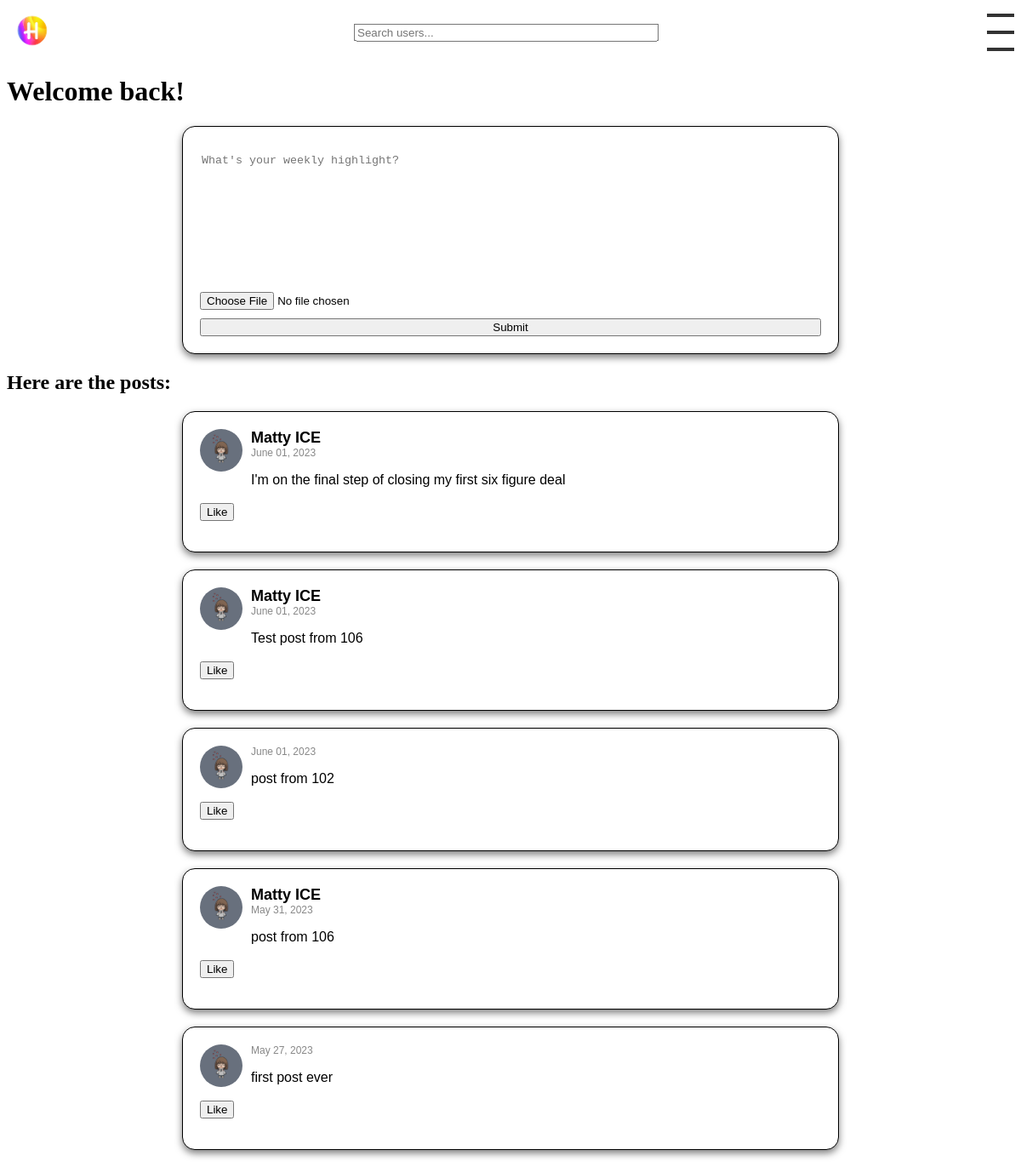
The app's page / (signed in), older data.
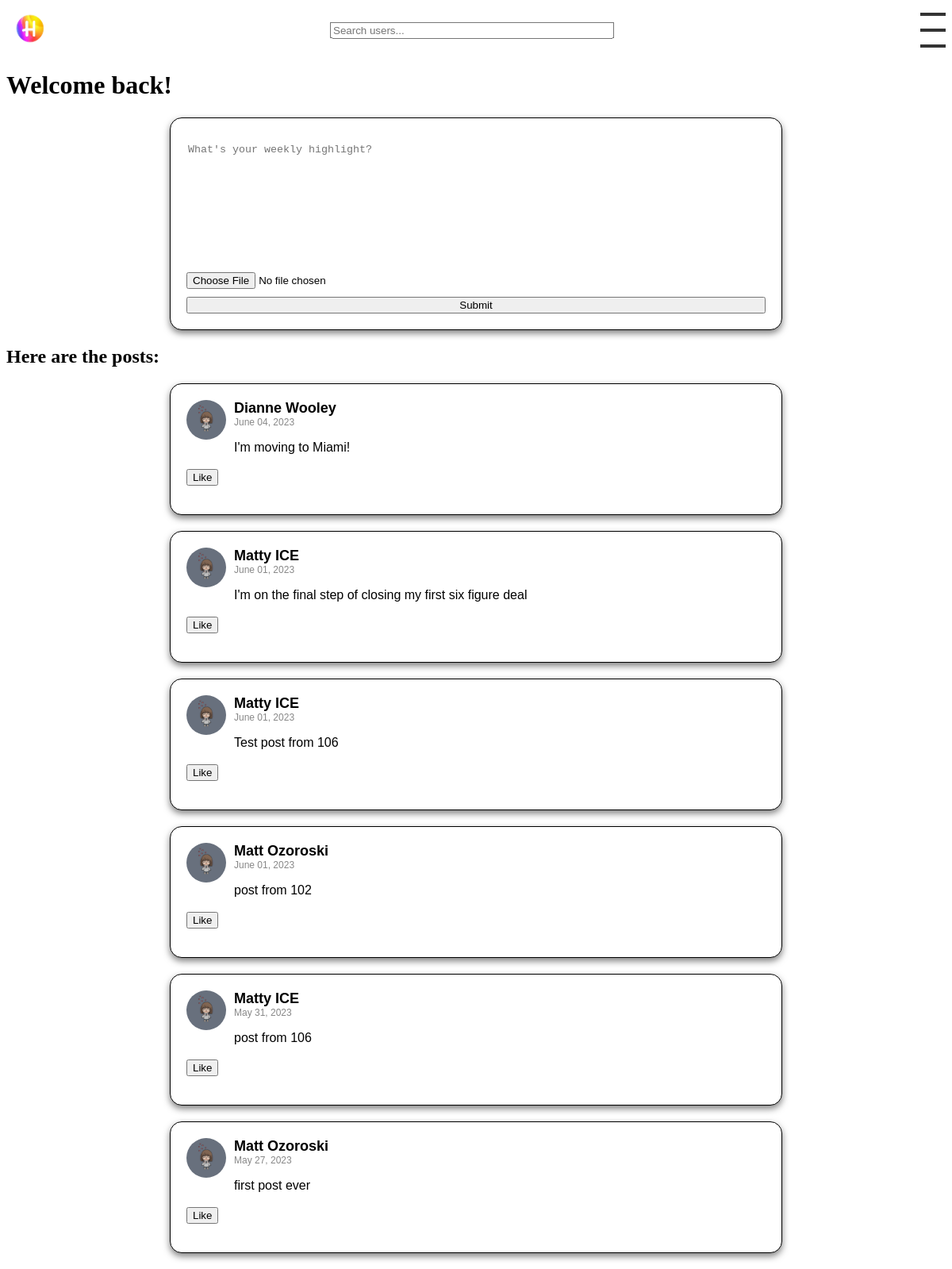
The same page, newer data.
### posts/models.py (models this page shows, shortened)
class Post(models.Model):
    user = models.ForeignKey(User, on_delete=models.CASCADE, related_name='posts')
    text = models.TextField()
    image = models.ImageField(upload_to='images/', blank=True, null=True)
    likes = models.ManyToManyField(User, related_name='likes', blank=True)
    created_at = models.DateTimeField(auto_now_add=True)

class Profile(models.Model):
    user = models.OneToOneField(User, on_delete=models.CASCADE)
    image = models.ImageField(upload_to='profile_pics/', default='profile_pics/ProfilePic.jpg', blank=True)
    location = models.CharField(max_length=30, blank=True)
    bio = models.TextField(blank=True)
    friends = models.ManyToManyField("self")

### posts/views.py (the view)
# urls.py: 2. Add a URL to urlpatterns:  path('', views.home, name='home')
def home(request):
    if request.method == 'POST':
        form = PostForm(request.POST)
        if form.is_valid():
            post = form.save(commit=False)
            post.user = request.user
            post.save()
            return HttpResponseRedirect(reverse('home'))  # 'home' is the name of your URL pattern
    else:
        form = PostForm()
    colors = ['yellow', 'pink', 'green', 'orange', 'blue']
    shuffled_colors = list(itertools.islice(itertools.cycle(colors), 150))  # Adjust 150 as per your need
    random.shuffle(shuffled_colors)
    if request.user.is_authenticated:
        posts = Post.objects.exclude(user=request.user).exclude(likes=request.user).order_by('-created_at')
        template = 'loggedin.html'
    else:
        posts = Post.objects.all().order_by('-created_at')
        template = 'home.html'
    context = {
        'form': form,
        'posts': posts,
        'shuffled_colors': shuffled_colors,
    }
    return render(request, template, context)

### posts/forms.py
class PostForm(forms.ModelForm):
    class Meta:
        model = Post
        fields = ['text', 'image']
    def __init__(self, *args, **kwargs):
        super().__init__(*args, **kwargs)
        self.fields['text'].widget = forms.Textarea(attrs={'placeholder': 'What\'s your weekly highlight?'})

### posts/templatetags/my_filters.py (called while the page is built)
@register.filter
def custom_date(value):
    now = timezone.now()
    diff = now - value
    if diff.days <= 0 and diff.seconds < 3600:
        return str(diff.seconds//60) + " minutes ago"
    elif diff.days <= 0 and diff.seconds >= 3600:
        return str(diff.seconds//3600) + " hours ago"
    elif diff.days >= 1 and diff.days < 7:
        return str(diff.days) + " days ago"
    else:
        return value.strftime("%B %d, %Y")  # If more than a week ago, return a formatted date

### posts/templates/loggedin.html (shortened to what this page needs)
{% extends 'base.html' %}
{% load static %}
{% block content %}
  <h1>Welcome back!</h1>
  <link rel="stylesheet" type="text/css" href="{% static 'css/form.css' %}">
  <div class="post">
    <form method="post" enctype="multipart/form-data">
      {{ form.text }}
      {{ form.image }}
      <button type="submit">Submit</button>
    </form>
  </div>
  <h2>Here are the posts:</h2>
  {% for post in posts %}
  {% include 'post.html' with post=post show_like_button=True %}
  {% endfor %}
{% endblock %}

### posts/templates/post.html (shortened to what this page needs)
{% load static %}
{% load my_filters %}
<link rel="stylesheet" type="text/css" href="{% static 'css/post.css' %}">
<div class="post">
    <div class="post-top">
        <a href="{% url 'view_profile' post.user.username %}">
            <img src="{{ post.user.profile.image.url }}" alt="User Avatar" class="avatar">
        </a>
        <div class="post-content">
            <div class="user-detail">
                <a href="{% url 'view_profile' post.user.username %}" class="username">{{ post.user.first_name }} {{ post.user.last_name }}</a>
                <span class="timestamp">{{ post.created_at|custom_date }}</span>
            </div>
            <p class="post-text">{{ post.text }}</p>
        </div>
    </div>
    {% if show_like_button %}
        <div class="interaction-icons">
            <button class="like-button" data-id="{{ post.id }}">
                {% if request.user in post.likes.all %}
                    Unlike
                {% else %}
                    Like
                {% endif %}
            </button>
        </div>
    {% endif %}
</div>

Row changes from the older to the newer data that the page shows:
added Post: user.profile.image (picture), user.first_name "Dianne", user.last_name "Wooley", created_at|custom_date "June 04, 2023", text "I'm moving to Miami!", shows "Like"
changed through a linked row, Post "post from 102": user.first_name (not shown) → "Matt"; user.last_name (not shown) → "Ozoroski"
changed through a linked row, Post "first post ever": user.first_name (not shown) → "Matt"; user.last_name (not shown) → "Ozoroski"
